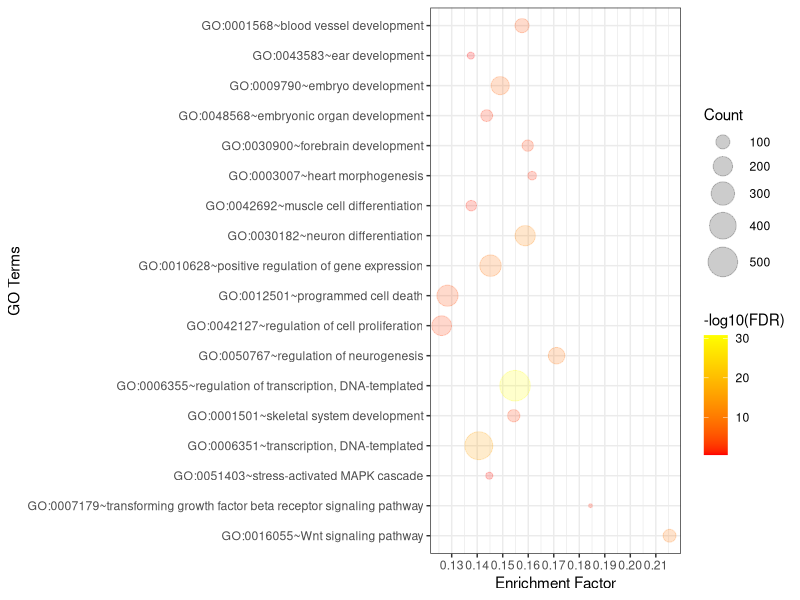

The R script that drew this image:
setwd("C:/Users/mikef/Dropbox (EinsteinMed)/RNA-Seq/")
directory <- getwd()

GO<- read.csv("WTDAY6-vs-KODAY6/GO.tsv", sep = "\t", header = T)
GO$EnrichmentFactor = GO$Count/GO$PopHits
GO$LogTransform = (-1)*log10(GO$FDR)
#GO <- GO[-18,]

library(ggplot2)
ggplot(GO, aes(x = EnrichmentFactor, y = Term, label = "")) +
  geom_point(aes(size = Count, colour = LogTransform),alpha=.2) +
  scale_x_continuous(breaks = seq(0.1, 0.4, 0.01)) +
  scale_y_discrete(limits=rev(GO$Term)) +
  scale_colour_continuous(low = "red", high = "yellow") +
  labs(colour = "-log10(FDR)", size = "Count") +
  #ggtitle("Selected GO Terms") +
  labs(x = "Enrichment Factor", y = "GO Terms") +
  geom_text(hjust = 3, size = 2) +
  scale_size(range = c(1,10)) +
  theme_bw()
